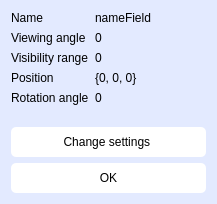
<?xml version="1.0" encoding="UTF-8"?>
<ui version="4.0">
 <class>CameraInformation</class>
 <widget class="QDialog" name="CameraInformation">
  <property name="geometry">
   <rect>
    <x>0</x>
    <y>0</y>
    <width>217</width>
    <height>204</height>
   </rect>
  </property>
  <property name="minimumSize">
   <size>
    <width>217</width>
    <height>204</height>
   </size>
  </property>
  <property name="maximumSize">
   <size>
    <width>217</width>
    <height>204</height>
   </size>
  </property>
  <property name="windowTitle">
   <string>Camera Data</string>
  </property>
  <property name="styleSheet">
   <string notr="true">background: #E3EAFF;</string>
  </property>
  <layout class="QVBoxLayout" name="verticalLayout_2">
   <item>
    <layout class="QFormLayout" name="formLayout">
     <item row="0" column="0">
      <widget class="QLabel" name="NameHint">
       <property name="text">
        <string>Name</string>
       </property>
      </widget>
     </item>
     <item row="0" column="1">
      <widget class="QLabel" name="camearaNameInfo">
       <property name="text">
        <string>nameField</string>
       </property>
      </widget>
     </item>
     <item row="1" column="0">
      <widget class="QLabel" name="viewingAngleHint">
       <property name="text">
        <string>Viewing angle</string>
       </property>
      </widget>
     </item>
     <item row="1" column="1">
      <widget class="QLabel" name="viewingAngleInfo">
       <property name="text">
        <string>0</string>
       </property>
      </widget>
     </item>
     <item row="3" column="0">
      <widget class="QLabel" name="positionHint">
       <property name="text">
        <string>Position</string>
       </property>
      </widget>
     </item>
     <item row="3" column="1">
      <widget class="QLabel" name="positionInfo">
       <property name="text">
        <string>{0, 0, 0}</string>
       </property>
      </widget>
     </item>
     <item row="4" column="0">
      <widget class="QLabel" name="rotationAngleHint">
       <property name="text">
        <string>Rotation angle</string>
       </property>
      </widget>
     </item>
     <item row="4" column="1">
      <widget class="QLabel" name="rotationAngleInfo">
       <property name="text">
        <string>0</string>
       </property>
      </widget>
     </item>
     <item row="2" column="0">
      <widget class="QLabel" name="visibilityRangeHint">
       <property name="text">
        <string>Visibility range</string>
       </property>
      </widget>
     </item>
     <item row="2" column="1">
      <widget class="QLabel" name="visibilityRangeInfo">
       <property name="text">
        <string>0</string>
       </property>
      </widget>
     </item>
    </layout>
   </item>
   <item>
    <widget class="QPushButton" name="changeSettingsButton">
     <property name="styleSheet">
      <string notr="true">
QPushButton
{
background: white;
border-radius: 5px; 
height: 30px;
}
QPushButton:hover
{
background: rgb(244, 244, 244);
}


</string>
     </property>
     <property name="text">
      <string>Change settings </string>
     </property>
    </widget>
   </item>
   <item>
    <layout class="QHBoxLayout" name="horizontalLayout">
     <item>
      <widget class="QPushButton" name="confirmButton">
       <property name="styleSheet">
        <string notr="true">
QPushButton
{
background: white;
border-radius: 5px; 
height: 30px;
}
QPushButton:hover
{
background: rgb(244, 244, 244);
}


</string>
       </property>
       <property name="text">
        <string>OK</string>
       </property>
      </widget>
     </item>
    </layout>
   </item>
  </layout>
 </widget>
 <resources/>
 <connections/>
</ui>
